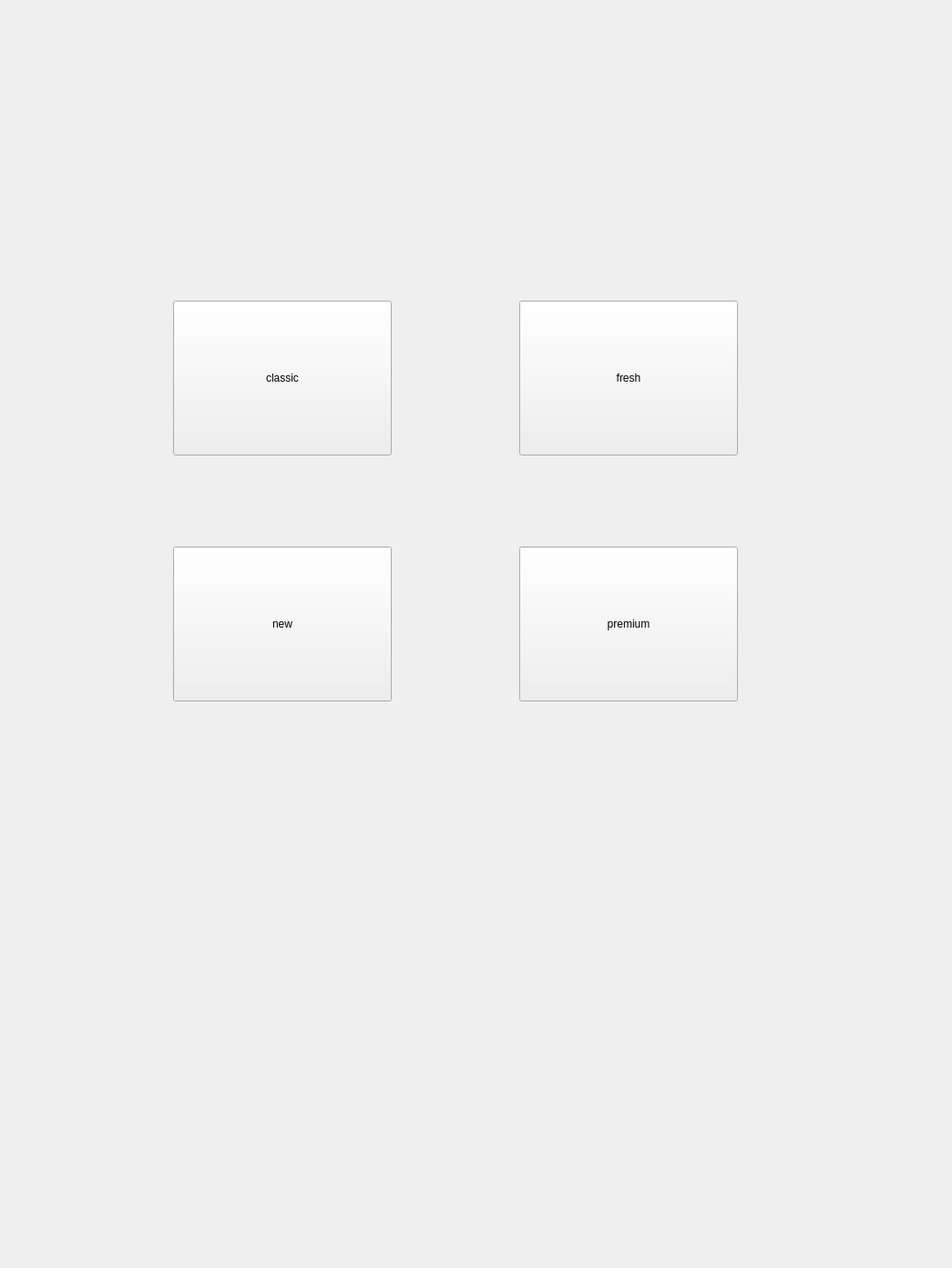
<?xml version="1.0" encoding="UTF-8"?>
<ui version="4.0">
 <class>sandwich</class>
 <widget class="QWidget" name="sandwich">
  <property name="geometry">
   <rect>
    <x>0</x>
    <y>0</y>
    <width>1045</width>
    <height>1392</height>
   </rect>
  </property>
  <property name="minimumSize">
   <size>
    <width>1045</width>
    <height>1392</height>
   </size>
  </property>
  <property name="windowTitle">
   <string>Form</string>
  </property>
  <widget class="QWidget" name="widget" native="true">
   <property name="geometry">
    <rect>
     <x>0</x>
     <y>0</y>
     <width>1045</width>
     <height>1392</height>
    </rect>
   </property>
   <property name="minimumSize">
    <size>
     <width>1045</width>
     <height>1392</height>
    </size>
   </property>
   <property name="styleSheet">
    <string notr="true">background-image: url(:/image/back.png);</string>
   </property>
   <widget class="QPushButton" name="classic_btn">
    <property name="geometry">
     <rect>
      <x>190</x>
      <y>330</y>
      <width>240</width>
      <height>170</height>
     </rect>
    </property>
    <property name="minimumSize">
     <size>
      <width>240</width>
      <height>170</height>
     </size>
    </property>
    <property name="styleSheet">
     <string notr="true">background-image: url(:/image/sandwich_page/classic/click_off/t_1.png);</string>
    </property>
    <property name="text">
     <string>classic</string>
    </property>
   </widget>
   <widget class="QPushButton" name="fresh_btn">
    <property name="geometry">
     <rect>
      <x>570</x>
      <y>330</y>
      <width>240</width>
      <height>170</height>
     </rect>
    </property>
    <property name="minimumSize">
     <size>
      <width>240</width>
      <height>170</height>
     </size>
    </property>
    <property name="styleSheet">
     <string notr="true">background-image: url(:/image/sandwich_page/fresh/click_off/t_1.png);</string>
    </property>
    <property name="text">
     <string>fresh</string>
    </property>
   </widget>
   <widget class="QPushButton" name="new_btn">
    <property name="geometry">
     <rect>
      <x>190</x>
      <y>600</y>
      <width>240</width>
      <height>170</height>
     </rect>
    </property>
    <property name="minimumSize">
     <size>
      <width>240</width>
      <height>170</height>
     </size>
    </property>
    <property name="styleSheet">
     <string notr="true">background-image: url(:/image/sandwich_page/new/click_off/t_1.png);</string>
    </property>
    <property name="text">
     <string>new</string>
    </property>
   </widget>
   <widget class="QPushButton" name="premium_btn">
    <property name="geometry">
     <rect>
      <x>570</x>
      <y>600</y>
      <width>240</width>
      <height>170</height>
     </rect>
    </property>
    <property name="minimumSize">
     <size>
      <width>240</width>
      <height>170</height>
     </size>
    </property>
    <property name="styleSheet">
     <string notr="true">background-image: url(:/image/sandwich_page/premium/click_off/t_4.png);</string>
    </property>
    <property name="text">
     <string>premium</string>
    </property>
   </widget>
  </widget>
 </widget>
 <resources/>
 <connections/>
</ui>
